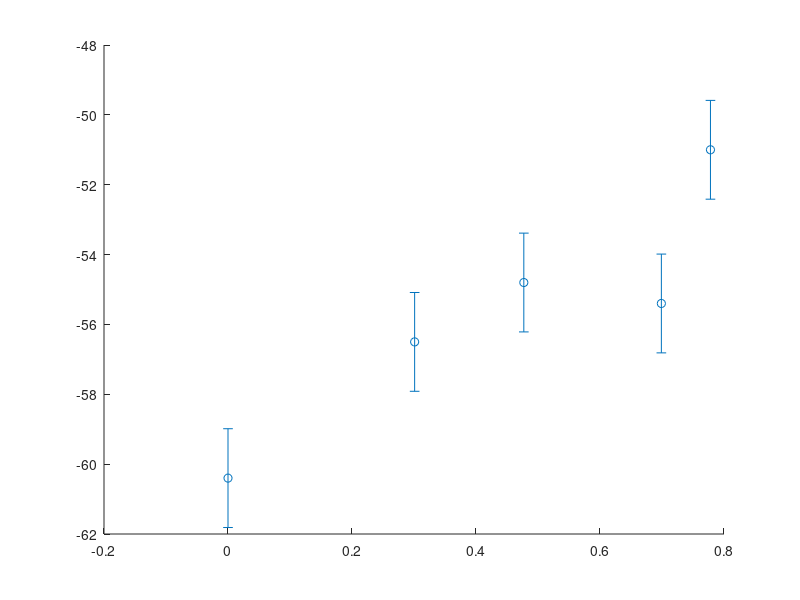

This figure's MATLAB source: (Note: this script raises an error after producing the figure.)
%% 1. Initialization and Data Setup
% Purpose: Clear workspace and define input data for calibration and
% trilateration, including RSSI measurements, anchor positions, and true
% position.
% Inputs: None (hardcoded example data).
% Outputs: 
%   - rssi_data: Calibration RSSI for each AP at specified distances.
%   - distances, log_distances: Calibration distances (meters) and their log10.
%   - rssi_variance: Variance of RSSI measurements (placeholder).
%   - los_nlos: LOS/NLOS flags (all LOS for simplicity).
%   - anchor_positions: (x, y) coordinates of APs.
%   - rssi_measured: Example RSSI measurements for trilateration.
%   - measured_pos: True position (3.5, 1.8) for visualization.
% Dependencies: None.
% Notes: 
%   - Replace rssi_data, anchor_positions, rssi_measured with actual data.
%   - Uncomment CSV loading for real calibration data.
clear all;
clc;

% Calibration RSSI data (dBm) for each AP at specified distances
% Format: [RSSI at 1m, 2m, 3m, 5m, 6m]
rssi_data.Dialog_4G_365  = [-60.40, -56.50, -54.80,-55.40, -51.00];
rssi_data.Dialog_4G_721  = [-57, -61.33, -59, -55.7, -53.10];
rssi_data.SLT_MOBITEL_4G = [-41.60, -50, -49.30, -47.30, -51.10];

% Calibration distances (meters)
distances = [1.0, 2.0, 3.0, 5.0, 6.0];

% Transform distances to log10 for regression
log_distances = log10(distances);

% Variance of RSSI measurements (placeholder; replace with actual data)
rssi_variance.Dialog_4G_365  = ones(size(distances)) * 2.0;
rssi_variance.Dialog_4G_721  = ones(size(distances)) * 2.0;
rssi_variance.SLT_MOBITEL_4G = ones(size(distances)) * 2.0;

% LOS/NLOS flags (1 for LOS, 0 for NLOS; all LOS for simplicity)
los_nlos.Dialog_4G_365  = ones(size(distances));
los_nlos.Dialog_4G_721  = ones(size(distances));
los_nlos.SLT_MOBITEL_4G = ones(size(distances));

% Optional: Load data from CSV (uncomment to use)
% Expected CSV format: columns 'distance', 'rssi1', 'rssi2', 'rssi3', 'var1', 'var2', 'var3', 'los_nlos1', 'los_nlos2', 'los_nlos3'
%{
data = readtable('rssi_data.csv');
distances = data.distance;
rssi_data.Dialog_4G_365  = data.rssi1;
rssi_data.Dialog_4G_721  = data.rssi2;
rssi_data.SLT_MOBITEL_4G = data.rssi3;
rssi_variance.Dialog_4G_365  = data.var1;
rssi_variance.Dialog_4G_721  = data.var2;
rssi_variance.SLT_MOBITEL_4G = data.var3;
los_nlos.Dialog_4G_365  = data.los_nlos1;
los_nlos.Dialog_4G_721  = data.los_nlos2;
los_nlos.SLT_MOBITEL_4G = data.los_nlos3;
log_distances = log10(distances);
%}

% Anchor positions (x, y) in meters (example; replace with actual)
anchor_positions = [
    0, 0;   % Dialog_4G_365
    10, 0;  % Dialog_4G_721
    5, 8    % SLT_MOBITEL_4G
];

% Example RSSI measurements from target device (dBm; replace with actual)
rssi_measured = [
    -55.0;  % Dialog_4G_365
    -60.0;  % Dialog_4G_721
    -58.0   % SLT_MOBITEL_4G
];

% Measured (true) position for visualization (meters)
measured_pos = [3.5, 1.8]; % [x, y]

% Define figure position (same for all figures)
fig_position = [100, 100, 600, 600]; % [left, bottom, width, height]

%% 2. Calibration of Path Loss Model
% Purpose: Calibrate the path loss model RSSI = A - 10*n*log10(d) for each
% AP by fitting a linear regression to RSSI vs. log10(Distance). Plot
% calibration results in two figures.
% Equation: RSSI = A - 10*n*log10(d)
% Reference: Whitehouse, K., et al. (2007). A Practical Evaluation of Radio
%   Signal Strength for Ranging-based Localization. ACM SIGMOBILE Mobile
%   Computing and Communications Review, 11(1), 41–52.
%   DOI: 10.1145/1232717.1232722 [Eq. (1)].
%   Elicit PDF: Available via ACM Digital Library; search "A Practical
%   Evaluation of Radio Signal Strength" on https://elicit.com.
% Inputs:
%   - rssi_data, log_distances, distances, rssi_variance, los_nlos: From Section 1.
% Outputs:
%   - calibration_results: Struct with A, n, and variances for each AP.
%   - Figures: 'rssi_log_distance.png', 'rssi_vs_distance.png'.
% Dependencies: Section 1 (data setup).

% Input validation
if isempty(distances) || length(distances) < 2
    error('At least two distance points are required for calibration.');
end
if any(cellfun(@isempty, struct2cell(rssi_data)))
    error('RSSI data for one or more APs is empty.');
end

% List of APs for iteration
ap_names = fieldnames(rssi_data);

% Arrays to store calibration results
calibration_results = struct();
A_values = zeros(length(ap_names), 1);
n_values = zeros(length(ap_names), 1);
rmse_values = zeros(length(ap_names), 1);

% Create figure for RSSI vs. log10(Distance)
figure('Position', fig_position);
hold on;

% Fit linear regression for each AP and plot
for i = 1:length(ap_names)
    ap_name = ap_names{i};
    rssi_values = rssi_data.(ap_name);
    variances = rssi_variance.(ap_name);
    los_flags = los_nlos.(ap_name);
    
    % Separate LOS and NLOS data (unused in current fit)
    los_idx = los_flags == 1;
    nlos_idx = los_flags == 0;
    
    % Fit all data with linear regression
    coeffs = polyfit(log_distances, rssi_values, 1);
    A = coeffs(2); % Intercept (P_0)
    slope = coeffs(1);
    n = -slope / 10.0; % Path loss exponent
    
    % Store calibration results
    A_values(i) = A;
    n_values(i) = n;
    calibration_results.(ap_name).A = A;
    calibration_results.(ap_name).n = n;
    calibration_results.(ap_name).variances = variances;
    
    % Predicted RSSI values
    y_pred = polyval(coeffs, log_distances);
    
    % Calculate RMSE
    rmse = sqrt(mean((rssi_values - y_pred).^2));
    rmse_values(i) = rmse;
    
    % Plot data points with error bars
    errorbar(log_distances, rssi_values, sqrt(variances), 'o', 'MarkerSize', 8, ...
        'DisplayName', [ap_name ' Data']);
    
    % Plot regression line
    plot(log_distances, y_pred, 'LineWidth', 2, ...
        'DisplayName', sprintf('%s Fit (A=%.1f, n=%.2f, RMSE=%.2f)', ap_name, A, n, rmse));
end

% Customize RSSI vs. log10(Distance) plot
xlabel('log10(Distance) (log10 meters)');
ylabel('RSSI (dBm)');
title('RSSI vs. log10(Distance) with Linear Regression');
legend('show', 'Location', 'best');
grid on;
hold off;

% Save RSSI vs. log10(Distance) plot
saveas(gcf, 'rssi_log_distance.png');

% Create figure for RSSI vs. Distance
figure('Position', fig_position);
hold on;
for i = 1:length(ap_names)
    ap_name = ap_names{i};
    rssi_values = rssi_data.(ap_name);
    variances = rssi_variance.(ap_name);
    A = calibration_results.(ap_name).A;
    n = calibration_results.(ap_name).n;
    
    % Plot measured data points with error bars
    errorbar(distances, rssi_values, sqrt(variances), 'o', 'MarkerSize', 8, ...
        'DisplayName', [ap_name ' Data']);
    
    % Plot fitted path loss model
    d_fine = 0.1:0.1:6.0; % Fine grid for smooth curve
    rssi_fit = A - 10 * n * log10(d_fine);
    plot(d_fine, rssi_fit, 'LineWidth', 2, ...
        'DisplayName', sprintf('%s Fit (A=%.1f, n=%.2f)', ap_name, A, n));
end

% Customize RSSI vs. Distance plot
xlabel('Distance (meters)');
ylabel('RSSI (dBm)');
title('RSSI vs. Distance with Path Loss Model');
legend('show', 'Location', 'best');
grid on;
hold off;

% Save RSSI vs. Distance plot
saveas(gcf, 'rssi_vs_distance.png');

% Print calibration results
fprintf('Calibration Results (Individual APs):\n');
for i = 1:length(ap_names)
    fprintf('%s: A = %.1f dBm, n = %.2f, RMSE = %.2f dBm\n', ...
        ap_names{i}, A_values(i), n_values(i), rmse_values(i));
end

% Calculate and print average A and n
average_A = mean(A_values);
average_n = mean(n_values);
fprintf('\nFinal Averages:\n');
fprintf('Average A = %.2f dBm\n', average_A);
fprintf('Average n = %.2f\n', average_n);

% Save calibration results
save('calibration_results.mat', 'calibration_results', 'average_A', 'average_n');

%% 3. Span Threshold Filtering
% Purpose: Simulate a time series of RSSI measurements for each AP (replace
% with actual data) and apply a moving average filter to reduce noise.
% Inputs:
%   - rssi_measured: Baseline RSSI values for simulation (from Section 1).
%   - ap_names: List of APs (from Section 2).
% Outputs:
%   - rssi_time_series: Simulated RSSI time series (num_APs x num_samples).
%   - rssi_filtered: Smoothed RSSI values (one per AP).
% Dependencies: Section 1 (rssi_measured), Section 7 (span_threshold_filter).
% Notes:
%   - Simulates 10 samples per AP with Gaussian noise (std = 2 dBm).
%   - Replace rssi_time_series with actual RSSI measurements.

% Simulate RSSI time series (replace with actual data)
num_samples = 10; % Number of RSSI samples per AP
rssi_noise_std = 2.0; % Standard deviation of RSSI noise (dBm)
rssi_time_series = zeros(length(ap_names), num_samples);
for i = 1:length(ap_names)
    rssi_time_series(i, :) = rssi_measured(i) + rssi_noise_std * randn(1, num_samples);
end

% Apply Span Threshold Filter
span = 3; % Filter window size (adjustable)
rssi_filtered = zeros(length(ap_names), 1);
for i = 1:length(ap_names)
    rssi_filtered(i) = span_threshold_filter(rssi_time_series(i, :), span);
end

%% 4. Distance Estimation
% Purpose: Convert unfiltered and filtered RSSI measurements to distances
% using the calibrated path loss model d = 10^((A - RSSI)/(10*n)).
% Equation: d = 10^((A - RSSI)/(10*n))
% Reference: Whitehouse, K., et al. (2007). A Practical Evaluation of Radio
%   Signal Strength for Ranging-based Localization. ACM SIGMOBILE Mobile
%   Computing and Communications Review, 11(1), 41–52.
%   DOI: 10.1145/1232717.1232722 [Eq. (1)].
%   Elicit PDF: Available via ACM Digital Library; search "A Practical
%   Evaluation of Radio Signal Strength" on https://elicit.com.
% Inputs:
%   - rssi_measured, rssi_filtered: Unfiltered and filtered RSSI (Sections 1, 3).
%   - calibration_results, ap_names: Calibration parameters (Section 2).
% Outputs:
%   - distances_est: Estimated distances from unfiltered RSSI.
%   - distances_est_filtered: Estimated distances from filtered RSSI.
% Dependencies: Section 2 (calibration_results), Section 3 (rssi_filtered),
%   Section 7 (rssi_to_distance).

% Convert unfiltered RSSI to distances
distances_est = zeros(length(ap_names), 1);
for i = 1:length(ap_names)
    ap_name = ap_names{i};
    A = calibration_results.(ap_name).A;
    n = calibration_results.(ap_name).n;
    distances_est(i) = rssi_to_distance(rssi_measured(i), A, n);
end

% Convert filtered RSSI to distances
distances_est_filtered = zeros(length(ap_names), 1);
for i = 1:length(ap_names)
    ap_name = ap_names{i};
    A = calibration_results.(ap_name).A;
    n = calibration_results.(ap_name).n;
    distances_est_filtered(i) = rssi_to_distance(rssi_filtered(i), A, n);
end

%% 5. Basic Trilateration (Unfiltered and Filtered)
% Purpose: Estimate the target position using Basic Trilateration with
% unfiltered and filtered RSSI distances. Solve a linear system A*x = b.
% Equation: A * [x, y]^T = b
% Reference: Savvides, A., et al. (2001). Dynamic Fine-Grained Localization in
%   Ad-Hoc Networks of Sensors. Proceedings of MobiCom ’01, 166–179.
%   DOI: 10.1145/381677.381693 [Eq. (3)].
%   Elicit PDF: Available via ACM Digital Library; search "Dynamic Fine-Grained
%   Localization" on https://elicit.com.
% Inputs:
%   - anchor_positions, measured_pos: From Section 1.
%   - distances_est, distances_est_filtered: From Section 4.
% Outputs:
%   - pos_est_basic: Estimated position (unfiltered).
%   - pos_est_basic_filtered: Estimated position (filtered).
%   - Figures: 'basic_trilateration_result.png', 'basic_trilateration_filtered.png'.
% Dependencies: Section 1 (anchor_positions, measured_pos), Section 4 (distances).

% Formulate linear system: A * [x, y]^T = b
A = 2 * [(anchor_positions(1,1) - anchor_positions(2,1)), (anchor_positions(1,2) - anchor_positions(2,2));
         (anchor_positions(1,1) - anchor_positions(3,1)), (anchor_positions(1,2) - anchor_positions(3,2))];

% Basic Trilateration (Unfiltered)
b = [(anchor_positions(1,1)^2 + anchor_positions(1,2)^2 - distances_est(1)^2) - ...
     (anchor_positions(2,1)^2 + anchor_positions(2,2)^2 - distances_est(2)^2);
     (anchor_positions(1,1)^2 + anchor_positions(1,2)^2 - distances_est(1)^2) - ...
     (anchor_positions(3,1)^2 + anchor_positions(3,2)^2 - distances_est(3)^2)];

% Solve linear system
if rank(A) == 2 % Check if A is invertible
    pos_est_basic = A \ b; % [x, y]
else
    warning('Anchors are collinear; using pseudo-inverse.');
    pos_est_basic = pinv(A) * b;
end

% Basic Trilateration (Filtered)
b_filtered = [(anchor_positions(1,1)^2 + anchor_positions(1,2)^2 - distances_est_filtered(1)^2) - ...
              (anchor_positions(2,1)^2 + anchor_positions(2,2)^2 - distances_est_filtered(2)^2);
              (anchor_positions(1,1)^2 + anchor_positions(1,2)^2 - distances_est_filtered(1)^2) - ...
              (anchor_positions(3,1)^2 + anchor_positions(3,2)^2 - distances_est_filtered(3)^2)];

if rank(A) == 2
    pos_est_basic_filtered = A \ b_filtered; % [x, y]
else
    warning('Anchors are collinear; using pseudo-inverse.');
    pos_est_basic_filtered = pinv(A) * b_filtered;
end

% Plot Basic Trilateration Result (Unfiltered)
figure('Position', fig_position);
plot(anchor_positions(:,1), anchor_positions(:,2), 'ks', 'MarkerSize', 10, ...
    'MarkerFaceColor', 'k', 'DisplayName', 'Anchors');
hold on;
plot(pos_est_basic(1), pos_est_basic(2), 'bo', 'MarkerSize', 10, 'MarkerFaceColor', 'b', ...
    'DisplayName', 'Estimated Position (Basic)');
plot(measured_pos(1), measured_pos(2), 'g*', 'MarkerSize', 12, 'LineWidth', 2, ...
    'DisplayName', 'Measured Position');
xlabel('X (meters)');
ylabel('Y (meters)');
title('Basic Trilateration Result (Unfiltered)');
legend('show', 'Location', 'best');
grid on;
axis equal;
hold off;
saveas(gcf, 'basic_trilateration_result.png');

% Plot Basic Trilateration Result (Filtered)
figure('Position', fig_position);
plot(anchor_positions(:,1), anchor_positions(:,2), 'ks', 'MarkerSize', 10, ...
    'MarkerFaceColor', 'k', 'DisplayName', 'Anchors');
hold on;
plot(pos_est_basic_filtered(1), pos_est_basic_filtered(2), 'bo', 'MarkerSize', 10, 'MarkerFaceColor', 'b', ...
    'DisplayName', 'Estimated Position (Basic, Filtered)');
plot(measured_pos(1), measured_pos(2), 'g*', 'MarkerSize', 12, 'LineWidth', 2, ...
    'DisplayName', 'Measured Position');
xlabel('X (meters)');
ylabel('Y (meters)');
title('Basic Trilateration Result (Filtered)');
legend('show', 'Location', 'best');
grid on;
axis equal;
hold off;
saveas(gcf, 'basic_trilateration_filtered.png');

% Print Basic Trilateration Results
fprintf('\nBasic Trilateration Result (Unfiltered):\n');
fprintf('Measured Position: (%.2f, %.2f) meters\n', measured_pos(1), measured_pos(2));
fprintf('Estimated Position: (%.2f, %.2f) meters\n', pos_est_basic(1), pos_est_basic(2));
fprintf('\nBasic Trilateration Result (Filtered):\n');
fprintf('Measured Position: (%.2f, %.2f) meters\n', measured_pos(1), measured_pos(2));
fprintf('Estimated Position: (%.2f, %.2f) meters\n', pos_est_basic_filtered(1), pos_est_basic_filtered(2));

%% 6. WLS Trilateration (Unfiltered and Filtered)
% Purpose: Estimate the target position using Weighted Least Squares (WLS)
% Trilateration with unfiltered and filtered RSSI distances. Uses numerical
% optimization (fmincon) to minimize the cost function:
%   S(x, y) = sum_{i=1}^3 w_i * (sqrt((x - x_i)^2 + (y - y_i)^2) - d_i)^2
% Reference: Li, Z., Zhang, Y., & Li, D. (2020). An Improved Weighted Least
%   Squares Method for Mobile Positioning in NLOS Environments. IEEE Access,
%   8, 193607–193616. DOI: 10.1109/ACCESS.2020.3032803 [Eq. (7)].
%   Elicit PDF: Available via IEEE Xplore; search "An Improved Weighted Least
%   Squares Method for Mobile Positioning" on https://elicit.com.
% Weights are computed as:
%   w_i = 1 / sigma_d_i^2, where sigma_d_i = d_i * (ln(10) / (10 * n_i)) * sigma_RSSI
% Reference: Pivato, P., Palopoli, L., & Petri, D. (2011). Accuracy of RSS-Based
%   Centroid Localization Algorithms in an Indoor Environment. IEEE Transactions
%   on Instrumentation and Measurement, 60(10), 3451–3460.
%   DOI: 10.1109/TIM.2011.2134890 [Eq. (12)].
%   Elicit PDF: Available via IEEE Xplore; search "Accuracy of RSS-Based
%   Centroid Localization" on https://elicit.com.
% Inputs:
%   - anchor_positions, measured_pos: From Section 1.
%   - distances_est, distances_est_filtered: From Section 4.
%   - calibration_results, ap_names: From Section 2.
% Outputs:
%   - pos_est_wls: Estimated position (unfiltered).
%   - pos_est_wls_filtered: Estimated position (filtered).
%   - Figures: 'wls_trilateration_result.png', 'wls_trilateration_filtered.png'.
% Dependencies: Section 1, 2, 4, 7 (wls_cost).

% WLS Trilateration (Unfiltered)
% Step 1: Compute weights based on distance uncertainties
weights = zeros(length(ap_names), 1);
for i = 1:length(ap_names)
    ap_name = ap_names{i};
    A = calibration_results.(ap_name).A;
    n = calibration_results.(ap_name).n;
    variances = calibration_results.(ap_name).variances;
    % RSSI standard deviation (mean of sqrt(variances))
    sigma_rssi = mean(sqrt(variances));
    % Distance uncertainty: sigma_d_i = d_i * (ln(10) / (10 * n_i)) * sigma_RSSI
    sigma_d = distances_est(i) * (log(10) / (10 * n)) * sigma_rssi;
    % Weight: w_i = 1 / sigma_d_i^2
    weights(i) = 1 / (sigma_d^2);
end

% Step 2: Set up numerical optimization
initial_guess = mean(anchor_positions, 1); % Centroid of anchors
options = optimoptions('fmincon', 'Display', 'off');

% Step 3: Minimize S(x, y) using numerical optimization (Unfiltered)
[pos_est_wls, ~] = fmincon(@(pos) wls_cost(pos, anchor_positions, distances_est, weights), ...
    initial_guess, [], [], [], [], [], [], [], options);

% WLS Trilateration (Filtered)
% Step 1: Compute weights for filtered distances
weights_filtered = zeros(length(ap_names), 1);
for i = 1:length(ap_names)
    ap_name = ap_names{i};
    A = calibration_results.(ap_name).A;
    n = calibration_results.(ap_name).n;
    variances = calibration_results.(ap_name).variances;
    sigma_rssi = mean(sqrt(variances));
    sigma_d = distances_est_filtered(i) * (log(10) / (10 * n)) * sigma_rssi;
    weights_filtered(i) = 1 / (sigma_d^2);
end

% Step 2: Minimize S(x, y) using numerical optimization (Filtered)
[pos_est_wls_filtered, ~] = fmincon(@(pos) wls_cost(pos, anchor_positions, distances_est_filtered, weights_filtered), ...
    initial_guess, [], [], [], [], [], [], [], options);

% Step 3: Plot WLS Trilateration Result (Unfiltered)
figure('Position', fig_position);
plot(anchor_positions(:,1), anchor_positions(:,2), 'ks', 'MarkerSize', 10, ...
    'MarkerFaceColor', 'k', 'DisplayName', 'Anchors');
hold on;
plot(pos_est_wls(1), pos_est_wls(2), 'ro', 'MarkerSize', 10, 'MarkerFaceColor', 'r', ...
    'DisplayName', 'Estimated Position (WLS)');
plot(measured_pos(1), measured_pos(2), 'g*', 'MarkerSize', 12, 'LineWidth', 2, ...
    'DisplayName', 'Measured Position');
xlabel('X (meters)');
ylabel('Y (meters)');
title('WLS Trilateration Result (Unfiltered)');
legend('show', 'Location', 'best');
grid on;
axis equal;
hold off;
saveas(gcf, 'wls_trilateration_result.png');

% Plot WLS Trilateration Result (Filtered)
figure('Position', fig_position);
plot(anchor_positions(:,1), anchor_positions(:,2), 'ks', 'MarkerSize', 10, ...
    'MarkerFaceColor', 'k', 'DisplayName', 'Anchors');
hold on;
plot(pos_est_wls_filtered(1), pos_est_wls_filtered(2), 'ro', 'MarkerSize', 10, 'MarkerFaceColor', 'r', ...
    'DisplayName', 'Estimated Position (WLS, Filtered)');
plot(measured_pos(1), measured_pos(2), 'g*', 'MarkerSize', 12, 'LineWidth', 2, ...
    'DisplayName', 'Measured Position');
xlabel('X (meters)');
ylabel('Y (meters)');
title('WLS Trilateration Result (Filtered)');
legend('show', 'Location', 'best');
grid on;
axis equal;
hold off;
saveas(gcf, 'wls_trilateration_filtered.png');

% Step 4: Print WLS Trilateration Results
fprintf('\nWLS Trilateration Result (Unfiltered):\n');
fprintf('Measured Position: (%.2f, %.2f) meters\n', measured_pos(1), measured_pos(2));
fprintf('Estimated Position: (%.2f, %.2f) meters\n', pos_est_wls(1), pos_est_wls(2));
fprintf('\nWLS Trilateration Result (Filtered):\n');
fprintf('Measured Position: (%.2f, %.2f) meters\n', measured_pos(1), measured_pos(2));
fprintf('Estimated Position: (%.2f, %.2f) meters\n', pos_est_wls_filtered(1), pos_est_wls_filtered(2));

%% 7. Function Definitions
% Purpose: Define helper functions for RSSI-to-distance conversion, WLS cost
% function, and span threshold filtering.
% Inputs: Called by Sections 3, 4, 5, 6.
% Outputs: Function results (distances, costs, filtered RSSI).
% Dependencies: None.

function d = rssi_to_distance(rssi, A, n)
    % Convert RSSI to distance using the path loss model
    % Equation: d = 10^((A - RSSI)/(10*n))
    % Reference: Whitehouse, K., et al. (2007). A Practical Evaluation of
    %   Radio Signal Strength for Ranging-based Localization. ACM SIGMOBILE
    %   Mobile Computing and Communications Review, 11(1), 41–52.
    %   DOI: 10.1145/1232717.1232722 [Eq. (1)].
    %   Elicit PDF: Available via ACM Digital Library; search "A Practical
    %   Evaluation of Radio Signal Strength" on https://elicit.com.
    % Inputs:
    %   - rssi: RSSI value (dBm)
    %   - A: Reference RSSI at 1m (dBm)
    %   - n: Path loss exponent
    % Output: d: Estimated distance (meters)
    d = 10.^((A - rssi) / (10 * n));
end

function cost = wls_cost(pos, anchors, distances, weights)
    % WLS cost function for trilateration
    % Equation: S(x, y) = sum_{i=1}^3 w_i * (sqrt((x - x_i)^2 + (y - y_i)^2) - d_i)^2
    % Reference: Li, Z., Zhang, Y., & Li, D. (2020). An Improved Weighted
    %   Least Squares Method for Mobile Positioning in NLOS Environments.
    %   IEEE Access, 8, 193607–193616. DOI: 10.1109/ACCESS.2020.3032803 [Eq. (7)].
    %   Elicit PDF: Available via IEEE Xplore; search "An Improved Weighted
    %   Least Squares Method for Mobile Positioning" on https://elicit.com.
    % Inputs:
    %   - pos: Estimated position [x, y]
    %   - anchors: Anchor positions (num_APs x 2)
    %   - distances: Estimated distances (num_APs x 1)
    %   - weights: Weights w_i = 1 / sigma_d_i^2 (num_APs x 1)
    % Output: cost: Weighted sum of squared errors
    x = pos(1);
    y = pos(2);
    est_distances = sqrt(sum((anchors - [x, y]).^2, 2));
    errors = est_distances - distances;
    cost = sum(weights .* errors.^2);
end

function rssi_filtered = span_threshold_filter(rssi_series, span)
    % Apply moving average filter to RSSI time series
    % Inputs:
    %   - rssi_series: RSSI measurements over time (1 x num_samples)
    %   - span: Filter window size
    % Output: rssi_filtered: Smoothed RSSI value
    window = ones(span, 1) / span;
    rssi_smoothed = filter(window, 1, rssi_series);
    rssi_filtered = rssi_smoothed(end);
end
